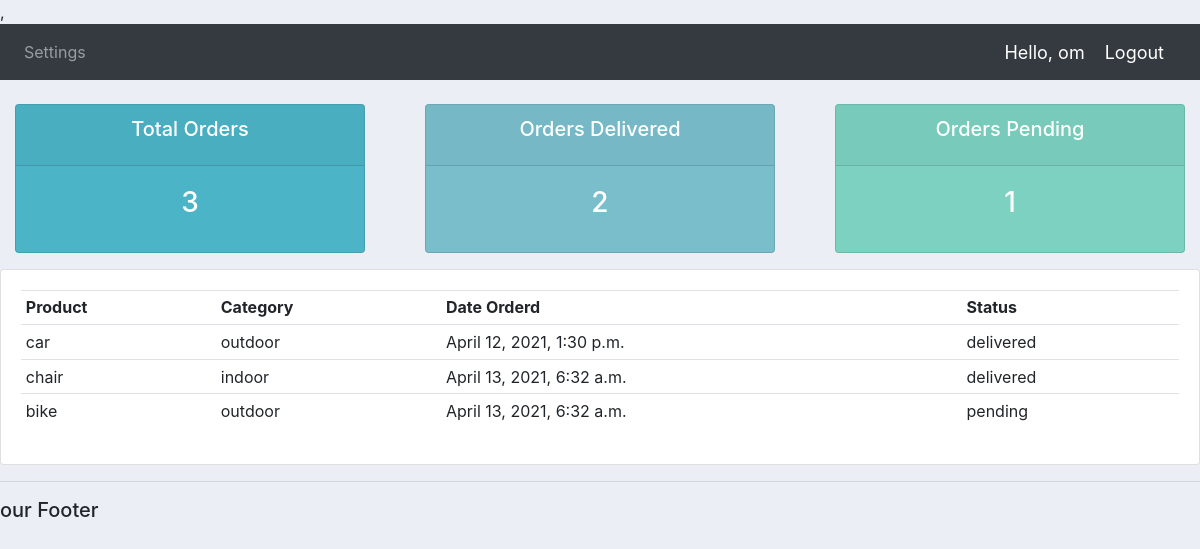
The app's page /userpage/ (signed in) with its own data.
### account/models.py (models this page shows)
class Order(models.Model):
    STATUS = (
        ('pending', 'pending'),
        ('out of delivery', 'out of delivery'),
        ('delivered', 'delivered'),
    )
    customers = models.ForeignKey(
        Customer, null=True, on_delete=models.SET_NULL)
    products = models.ForeignKey(
        Product, null=True, on_delete=models.SET_NULL)
    date_created = models.DateTimeField(auto_now_add=True, null=True)
    status = models.CharField(max_length=200, null=True, choices=STATUS)
    def __str__(self):
        return f"{self.customers} {self.products} {self.status}"

class Product(models.Model):
    CATEGORY = (
        ('indoor', 'indoor'),
        ('outdoor', 'outdoor'),
    )
    name = models.CharField(max_length=200, null=True)
    price = models.FloatField(null=True)
    catogory = models.CharField(max_length=200, null=True, choices=CATEGORY)
    description = models.CharField(max_length=200, null=True)
    date_created = models.DateTimeField(auto_now_add=True, null=True)
    tag = models.ManyToManyField(Tag)
    def __str__(self):
        return f"{self.name}"

### account/decorators.py (the view)
        def wrapper_func(request, *args, **kwargs):
            group = None
            if request.user.groups.exists():
                group = request.user.groups.all()[0].name
            if group in allowed_roles:
                return view_func(request, *args, **kwargs)
            else:
                return HttpResponse('You are not authorized to view this page')

### account/models.py (called while the page is built)
    def __str__(self):
        return f"{self.name}"

### account/views.py (called while the page is built)
@login_required(login_url='login')
@allowed_user(allowed_roles=['customers'])
def userpage(request):
    orders = request.user.customer.order_set.all()
    total_order = request.user.customer.order_set.count()
    delivered = request.user.customer.order_set.filter(status='delivered').count()
    pending = request.user.customer.order_set.filter(status='pending').count()
    print('ORDERS',orders)
    context = {'orders':orders,'total_order': total_order,'delivered':delivered,'pending':pending}
    return render(request, 'accounts/user.html', context)

### account/templates/accounts/user.html
{% extends 'accounts/main.html' %}
{% block content%}
{% include 'accounts/status.html'%}
<div class="row">
	<div class="col-md">
		<div class="card card-body">
			<table class="table table-sm">
				<tr>
					<th>Product</th>
					<th>Category</th>
					<th>Date Orderd</th>
					<th>Status</th>
				</tr>
				{% for order in orders %}
                <tr>
                    <td>{{order.products}}</td>
                    <td>{{order.products.catogory}}</td>
                    <td>{{order.date_created}}</td>
					<td>{{order.status}}</td>
                </tr>
                {% endfor %}
			</table>
		</div>
	</div>
</div>
{% endblock content%}

### account/templates/accounts/navbar.html (shortened to what this page needs)
{% load static %}
<nav class="navbar navbar-expand-lg navbar-dark bg-dark">
  <div class="collapse navbar-collapse" id="navbarNav">
    <ul class="navbar-nav">
      {% if request.user.is_staff %}
      <li class="nav-item active">
        <a class="nav-link" href="{% url 'home' %}">Dashboard</a>
      </li>
      <li class="nav-item">
        <a class="nav-link" href="{% url 'Products' %}">Products</a>
      </li>
      {% else %}
       <li class="nav-item">
        <a class="nav-link" href="{% url 'account' %}">Settings</a>
      </li>
      {% endif %}
    </ul>
  </div>
  <span class="hello-msg">Hello, {{request.user}}</span>
  <span ><a  class="hello-msg" href="{% url 'logout' %}">Logout</a></span>
</nav>

### static/css/main.css (style rules this page uses)
body { background-color: #ebeff5; }

### account/templates/accounts/navbar.html (style rules this page uses)
.hello-msg { font-size: 18px; color: #fff; margin-right: 20px; }

### records on screen
Order: products "car", products.catogory "outdoor", date_created "April 12, 2021, 1:30 p.m.", status "delivered"
Order: products "chair", products.catogory "indoor", date_created "April 13, 2021, 6:32 a.m.", status "delivered"
Order: products "bike", products.catogory "outdoor", date_created "April 13, 2021, 6:32 a.m.", status "pending"

### other values on screen
{{ request.user }} "om"
{{ total_order }} "3"
{{ delivered }} "2"
{{ pending }} "1"
